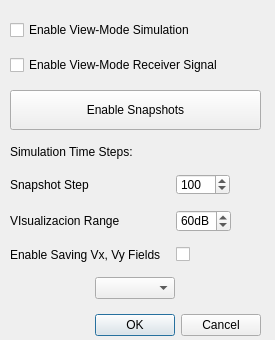
<?xml version="1.0" encoding="UTF-8"?>
<ui version="4.0">
 <class>runSimulationDialog</class>
 <widget class="QDialog" name="runSimulationDialog">
  <property name="geometry">
   <rect>
    <x>0</x>
    <y>0</y>
    <width>275</width>
    <height>340</height>
   </rect>
  </property>
  <property name="sizePolicy">
   <sizepolicy hsizetype="Minimum" vsizetype="Minimum">
    <horstretch>0</horstretch>
    <verstretch>0</verstretch>
   </sizepolicy>
  </property>
  <property name="minimumSize">
   <size>
    <width>275</width>
    <height>340</height>
   </size>
  </property>
  <property name="maximumSize">
   <size>
    <width>275</width>
    <height>340</height>
   </size>
  </property>
  <property name="windowTitle">
   <string>Dialog</string>
  </property>
  <property name="windowIcon">
   <iconset resource="resources.qrc">
    <normaloff>:/runGL.png</normaloff>:/runGL.png</iconset>
  </property>
  <property name="sizeGripEnabled">
   <bool>false</bool>
  </property>
  <widget class="QWidget" name="verticalLayoutWidget">
   <property name="geometry">
    <rect>
     <x>10</x>
     <y>10</y>
     <width>251</width>
     <height>326</height>
    </rect>
   </property>
   <layout class="QVBoxLayout" name="verticalLayout">
    <property name="spacing">
     <number>15</number>
    </property>
    <property name="topMargin">
     <number>10</number>
    </property>
    <item>
     <widget class="QCheckBox" name="viewCheckBox">
      <property name="text">
       <string>Enable View-Mode Simulation</string>
      </property>
     </widget>
    </item>
    <item>
     <widget class="QCheckBox" name="receiverCheckBox">
      <property name="text">
       <string>Enable View-Mode Receiver Signal</string>
      </property>
     </widget>
    </item>
    <item>
     <widget class="QPushButton" name="snapshotsPushButton">
      <property name="minimumSize">
       <size>
        <width>0</width>
        <height>40</height>
       </size>
      </property>
      <property name="toolTip">
       <string>Enable Snapshots</string>
      </property>
      <property name="text">
       <string>Enable Snapshots</string>
      </property>
      <property name="icon">
       <iconset resource="resources.qrc">
        <normaloff>:/snapshots.png</normaloff>:/snapshots.png</iconset>
      </property>
      <property name="iconSize">
       <size>
        <width>20</width>
        <height>20</height>
       </size>
      </property>
     </widget>
    </item>
    <item>
     <widget class="QLabel" name="stepsLabel">
      <property name="text">
       <string>Simulation Time Steps:</string>
      </property>
     </widget>
    </item>
    <item>
     <layout class="QFormLayout" name="formLayout">
      <property name="fieldGrowthPolicy">
       <enum>QFormLayout::FieldsStayAtSizeHint</enum>
      </property>
      <item row="0" column="0">
       <widget class="QLabel" name="snapshotStepLabel">
        <property name="text">
         <string>Snapshot Step</string>
        </property>
       </widget>
      </item>
      <item row="0" column="1">
       <widget class="QSpinBox" name="snapshotStepSpinBox">
        <property name="minimum">
         <number>50</number>
        </property>
        <property name="maximum">
         <number>1000</number>
        </property>
        <property name="singleStep">
         <number>50</number>
        </property>
        <property name="value">
         <number>100</number>
        </property>
       </widget>
      </item>
      <item row="1" column="0">
       <widget class="QLabel" name="visualizacionRangeLabel">
        <property name="text">
         <string>VIsualizacion Range</string>
        </property>
       </widget>
      </item>
      <item row="1" column="1">
       <widget class="QSpinBox" name="visualizacionRangeSpinBox">
        <property name="suffix">
         <string>dB</string>
        </property>
        <property name="minimum">
         <number>10</number>
        </property>
        <property name="maximum">
         <number>80</number>
        </property>
        <property name="singleStep">
         <number>10</number>
        </property>
        <property name="value">
         <number>60</number>
        </property>
       </widget>
      </item>
      <item row="2" column="0">
       <widget class="QLabel" name="enableSavingFieldsLabel">
        <property name="text">
         <string>Enable Saving Vx, Vy Fields</string>
        </property>
       </widget>
      </item>
      <item row="2" column="1">
       <widget class="QCheckBox" name="enableSavingFieldsCheckBox"/>
      </item>
     </layout>
    </item>
    <item>
     <layout class="QHBoxLayout" name="colormapLayout">
      <item>
       <widget class="QComboBox" name="colormapComboBox">
        <property name="maximumSize">
         <size>
          <width>80</width>
          <height>16777215</height>
         </size>
        </property>
       </widget>
      </item>
     </layout>
    </item>
    <item>
     <widget class="QDialogButtonBox" name="buttonBox">
      <property name="orientation">
       <enum>Qt::Horizontal</enum>
      </property>
      <property name="standardButtons">
       <set>QDialogButtonBox::Cancel|QDialogButtonBox::Ok</set>
      </property>
     </widget>
    </item>
   </layout>
  </widget>
 </widget>
 <resources>
  <include location="resources.qrc"/>
 </resources>
 <connections>
  <connection>
   <sender>buttonBox</sender>
   <signal>accepted()</signal>
   <receiver>runSimulationDialog</receiver>
   <slot>accept()</slot>
   <hints>
    <hint type="sourcelabel">
     <x>248</x>
     <y>254</y>
    </hint>
    <hint type="destinationlabel">
     <x>157</x>
     <y>274</y>
    </hint>
   </hints>
  </connection>
  <connection>
   <sender>buttonBox</sender>
   <signal>rejected()</signal>
   <receiver>runSimulationDialog</receiver>
   <slot>reject()</slot>
   <hints>
    <hint type="sourcelabel">
     <x>316</x>
     <y>260</y>
    </hint>
    <hint type="destinationlabel">
     <x>286</x>
     <y>274</y>
    </hint>
   </hints>
  </connection>
 </connections>
</ui>
